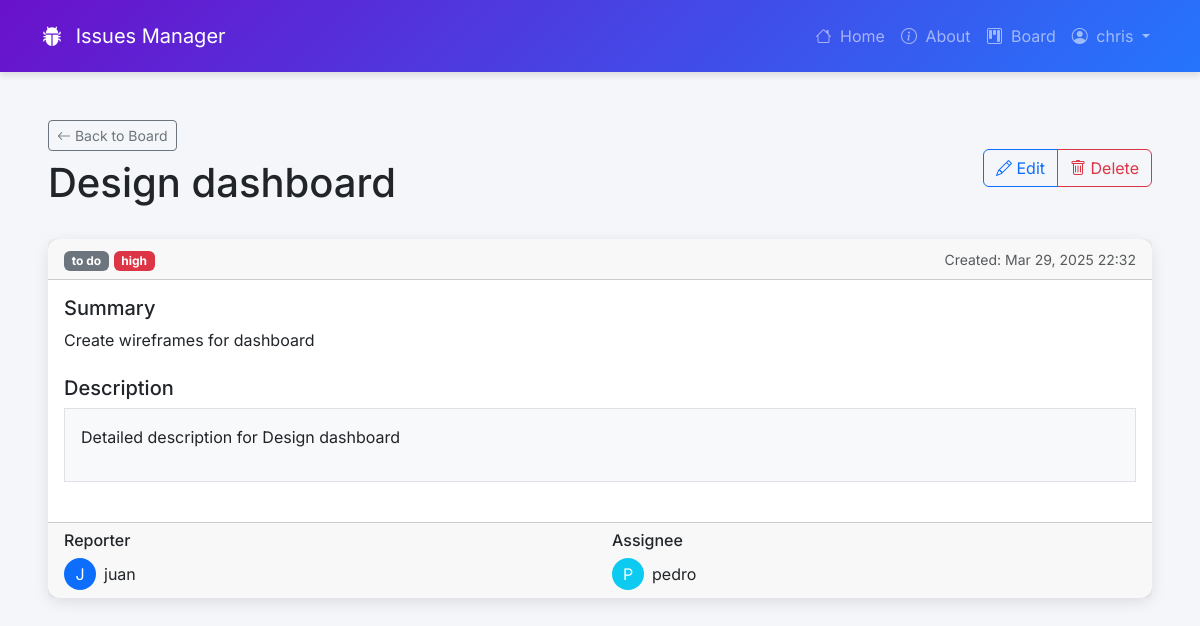
Page /issues/2/ (signed in) on the committed database.
### accounts/models.py (models this page shows)
class CustomUser(AbstractUser):
    role = models.ForeignKey(
        Role,
        on_delete=models.CASCADE,
        blank=True, null=True
    )
    team = models.ForeignKey(
        Team,
        on_delete=models.CASCADE,
        blank=True, null=True
    )

### issues/models.py (models this page shows, shortened)
class Issue(models.Model):
    name = models.CharField(max_length=64)
    summary = models.CharField(max_length=128)
    description = models.TextField()
    reporter = models.ForeignKey(
        get_user_model(),
        on_delete=models.CASCADE,
        related_name='reported_issues'
    )
    assignee = models.ForeignKey(
        get_user_model(),
        on_delete=models.SET_NULL,
        related_name='assigned_issues',
        blank=True, null=True
    )
    created_on = models.DateTimeField(auto_now_add=True)
    status = models.ForeignKey(
        Status,
        on_delete=models.CASCADE,
    )
    priority = models.ForeignKey(
        Priority,
        on_delete=models.CASCADE,
    )

class Status(models.Model):
    name = models.CharField(max_length=128)
    description = models.TextField(max_length=256)

class Priority(models.Model):
    name = models.CharField(max_length=128)
    description = models.TextField(max_length=256)
    def __str__(self):
        return self.name

### issues/views.py (the view)
# urls.py: path("<int:pk>/", views.IssueDetailView.as_view(), name="detail"),
class IssueDetailView(LoginRequiredMixin, UserPassesTestMixin, DetailView):
    template_name = "issues/detail.html"
    model = Issue
    context_object_name = "issue"
    def get_context_data(self, **kwargs):
        context = super().get_context_data(**kwargs)
        context["is_product_owner"] = is_product_owner(self.request.user)
        return context
    def test_func(self):
        issue = self.get_object()
        user = self.request.user
        if user.is_superuser:
            return True
        if user.team and issue.assignee and issue.assignee.team == user.team:
            return True
        if issue.reporter == user or issue.assignee == user:
            return True
        return False

### issues/views.py (called while the page is built)
def is_product_owner(user):
    return user.role and user.role.name.lower() == 'product owner'

### templates/issues/detail.html (shortened to what this page needs)
{% extends "base.html" %}
{% block content %}
<div class="container mt-4">
    <div class="d-flex justify-content-between align-items-center mb-4">
        <div>
            <a href="{% url 'board' %}" class="btn btn-outline-secondary btn-sm mb-2">
                <i class="bi bi-arrow-left"></i> Back to Board
            </a>
            <h1>{{ issue.name }}</h1>
        </div>
        <div>
            <div class="btn-group">
                {% if request.user == issue.reporter or request.user == issue.assignee or request.user.is_staff %}
                <a href="{% url 'edit' issue.pk %}" class="btn btn-outline-primary">
                    <i class="bi bi-pencil"></i> Edit
                </a>
                {% endif %}
                {% if request.user == issue.reporter or request.user.is_staff %}
                <a href="{% url 'delete' issue.pk %}" class="btn btn-outline-danger">
                    <i class="bi bi-trash"></i> Delete
                </a>
                {% endif %}
            </div>
        </div>
    </div>
    <div class="card mb-4">
        <div class="card-header">
            <div class="d-flex justify-content-between align-items-center">
                <div>
                    <span class="badge
                        {% if issue.status.name == 'to do' %}bg-secondary{% endif %}
                    ">
                        {{ issue.status.name }}
                    </span>
                    <span class="badge
                        {% if issue.priority|lower == 'high' %}bg-danger{% endif %}
                    ">
                        {{ issue.priority }}
                    </span>
                </div>
                <div>
                    <small class="text-muted">Created: {{ issue.created_on|date:"M d, Y H:i" }}</small>
                </div>
            </div>
        </div>
        <div class="card-body">
            <div class="mb-4">
                <h5>Summary</h5>
                <p>{{ issue.summary }}</p>
            </div>
            <div class="mb-4">
                <h5>Description</h5>
                <div class="border p-3 bg-light">
                    {{ issue.description|linebreaks }}
                </div>
            </div>
        </div>
        <div class="card-footer">
            <div class="row">
                <div class="col-md-6">
                    <h6>Reporter</h6>
                    <div class="d-flex align-items-center">
                        <div class="avatar-placeholder me-2 bg-primary text-white rounded-circle d-flex align-items-center justify-content-center" style="width: 32px; height: 32px;">
                            {{ issue.reporter.username|first|upper }}
                        </div>
                        <div>{{ issue.reporter.username }}</div>
                    </div>
                </div>
                <div class="col-md-6">
                    <h6>Assignee</h6>
                    {% if issue.assignee %}
                    <div class="d-flex align-items-center">
                        <div class="avatar-placeholder me-2 bg-info text-white rounded-circle d-flex align-items-center justify-content-center" style="width: 32px; height: 32px;">
                            {{ issue.assignee.username|first|upper }}
                        </div>
                        <div>{{ issue.assignee.username }}</div>
                    </div>
                    {% else %}
                    <p class="text-muted">Unassigned</p>
                    {% endif %}
                </div>
            </div>
        </div>
    </div>
</div>
{% endblock %}

### templates/base.html (shortened to what this page needs)
{% load static %}
<!DOCTYPE html>
<html lang="en">
<head>
    <link href="https://cdn.jsdelivr.net/npm/bootstrap@5.3.3/dist/css/bootstrap.min.css" rel="stylesheet">
    <link href="https://cdn.jsdelivr.net/npm/bootstrap-icons@1.10.0/font/bootstrap-icons.css" rel="stylesheet">
    <link href="{% static 'css/base.css' %}" rel="stylesheet">
</head>
<body>
    <nav class="navbar navbar-expand-lg navbar-dark py-3">
        <div class="container">
            <a class="navbar-brand" href="{% url 'home' %}">
                <i class="bi bi-bug-fill me-2"></i> Issues Manager
            </a>
            <div class="collapse navbar-collapse" id="navbarNav">
                <ul class="navbar-nav ms-auto">
                    <li class="nav-item">
                        <a class="nav-link" href="{% url 'home' %}"><i class="bi bi-house me-1"></i> Home</a>
                    </li>
                    <li class="nav-item">
                        <a class="nav-link" href="{% url 'about' %}"><i class="bi bi-info-circle me-1"></i> About</a>
                    </li>
                    {% if user.is_authenticated %}
                    <li class="nav-item">
                        <a class="nav-link" href="{% url 'board' %}"><i class="bi bi-kanban me-1"></i> Board</a>
                    </li>
                    <li class="nav-item dropdown">
                        <a class="nav-link dropdown-toggle" href="#" id="userDropdown" role="button"
                           data-bs-toggle="dropdown" aria-expanded="false">
                            <i class="bi bi-person-circle me-1"></i> {{ user.username }}
                        </a>
                    </li>
                    {% endif %}
                </ul>
            </div>
        </div>
    </nav>
    <div class="container-fluid">
        <main class="ms-sm-auto px-md-4 py-4">
            {% block content %}{% endblock %}
        </main>
    </div>
</body>
</html>

### static/css/base.css (style rules this page uses)
:root { --primary-color: #6a11cb; --secondary-color: #2575fc; }
body { font-family: 'Inter', sans-serif; background-color: #f4f6f9; }
.navbar { background: linear-gradient(135deg, var(--primary-color), var(--secondary-color)); box-shadow: 0 4px 6px rgba(0, 0, 0, 0.1); }
.card { border: none; border-radius: 12px; box-shadow: 0 4px 15px rgba(0, 0, 0, 0.1); transition: transform 0.3s ease; }

### rows in the picture
CustomUser: username "chris"
Issue: name "Design dashboard", status.name "to do", priority "high", created_on "Mar 29, 2025 22:32", summary "Create wireframes for dashboard", description "Detailed description for Design dashboard", reporter.username|first "J", reporter.username "juan", assignee.username|first "P", assignee.username "pedro"
